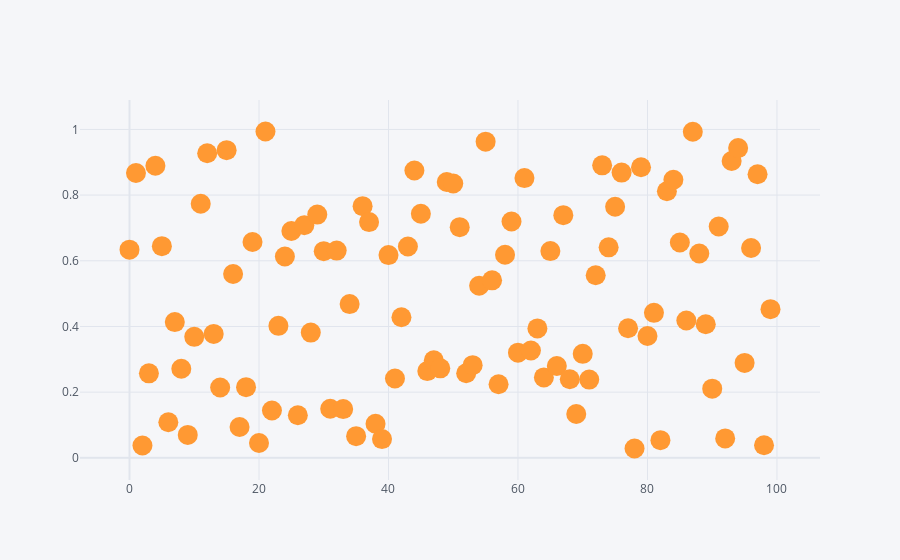

The code cell stored with this chart in its notebook:
### Code cell
df["A"].iplot(kind="scatter", mode = "markers", size = 20)

### Figure 1 — Plotly figure (JSON) as saved in the notebook; plotly's stock layout.template omitted (floating-point values rounded to 4 significant figures)
{"data": [{"line": {"color": "rgba(255, 153, 51, 1.0)", "dash": "solid", "shape": "linear", "width": 1.3}, "marker": {"size": 20, "symbol": "circle"}, "mode": "markers+text", "name": "A", "text": "", "type": "scatter", "x": [0, 1, 2, 3, 4, 5, 6, 7, 8, 9, 10, 11, 12, 13, 14, 15, 16, 17, 18, 19, 20, 21, 22, 23, 24, 25, 26, 27, 28, 29, 30, 31, 32, 33, 34, 35, 36, 37, 38, 39, 40, 41, 42, 43, 44, 45, 46, 47, 48, 49, 50, 51, 52, 53, 54, 55, 56, 57, 58, 59, 60, 61, 62, 63, 64, 65, 66, 67, 68, 69, 70, 71, 72, 73, 74, 75, 76, 77, 78, 79, 80, 81, 82, 83, 84, 85, 86, 87, 88, 89, 90, 91, 92, 93, 94, 95, 96, 97, 98, 99], "y": [0.6338, 0.8671, 0.03754, 0.2572, 0.8893, 0.6445, 0.1083, 0.4133, 0.2711, 0.06966, 0.3685, 0.7735, 0.9275, 0.3772, 0.2141, 0.9369, 0.5597, 0.09387, 0.215, 0.6571, 0.04508, 0.9936, 0.1439, 0.4018, 0.613, 0.6906, 0.1297, 0.7084, 0.3813, 0.7406, 0.6293, 0.1493, 0.6311, 0.1484, 0.4681, 0.06599, 0.7662, 0.7178, 0.1039, 0.05706, 0.6174, 0.2414, 0.4279, 0.6434, 0.8749, 0.7433, 0.2641, 0.297, 0.2724, 0.8398, 0.8353, 0.7023, 0.2576, 0.2822, 0.5241, 0.9627, 0.5405, 0.224, 0.6182, 0.7196, 0.3201, 0.8517, 0.3266, 0.3941, 0.2448, 0.6295, 0.2793, 0.739, 0.2394, 0.1334, 0.3166, 0.2383, 0.556, 0.8905, 0.6408, 0.7644, 0.8685, 0.3944, 0.02837, 0.8846, 0.3708, 0.4414, 0.05383, 0.8117, 0.8466, 0.6555, 0.4181, 0.9928, 0.6223, 0.4068, 0.2106, 0.7045, 0.05911, 0.9038, 0.9432, 0.2891, 0.6389, 0.8635, 0.03809, 0.4527]}], "layout": {"legend": {"bgcolor": "#F5F6F9", "font": {"color": "#4D5663"}}, "paper_bgcolor": "#F5F6F9", "plot_bgcolor": "#F5F6F9", "title": {"font": {"color": "#4D5663"}}, "xaxis": {"gridcolor": "#E1E5ED", "showgrid": true, "tickfont": {"color": "#4D5663"}, "title": {"font": {"color": "#4D5663"}, "text": ""}, "zerolinecolor": "#E1E5ED"}, "yaxis": {"gridcolor": "#E1E5ED", "showgrid": true, "tickfont": {"color": "#4D5663"}, "title": {"font": {"color": "#4D5663"}, "text": ""}, "zerolinecolor": "#E1E5ED"}}}
